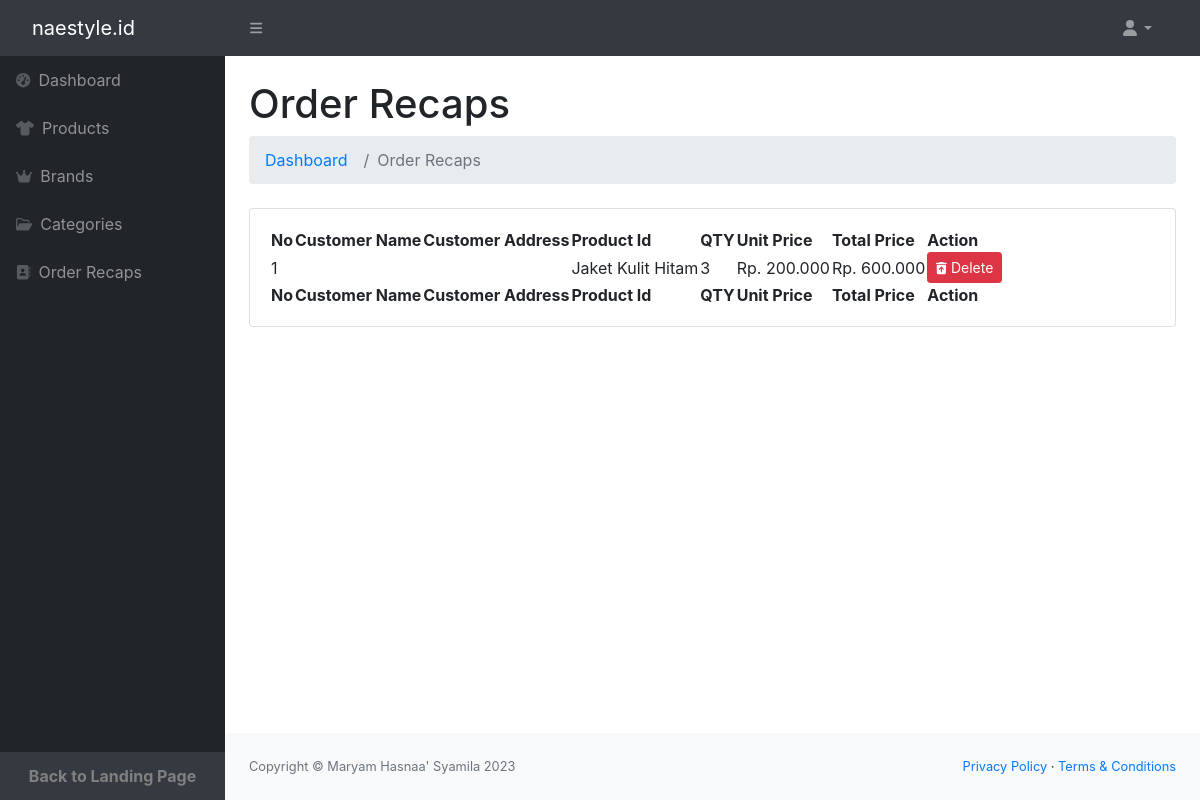
The page /naestyle_id/admin_backend/pesanan.php on the database as committed earlier.
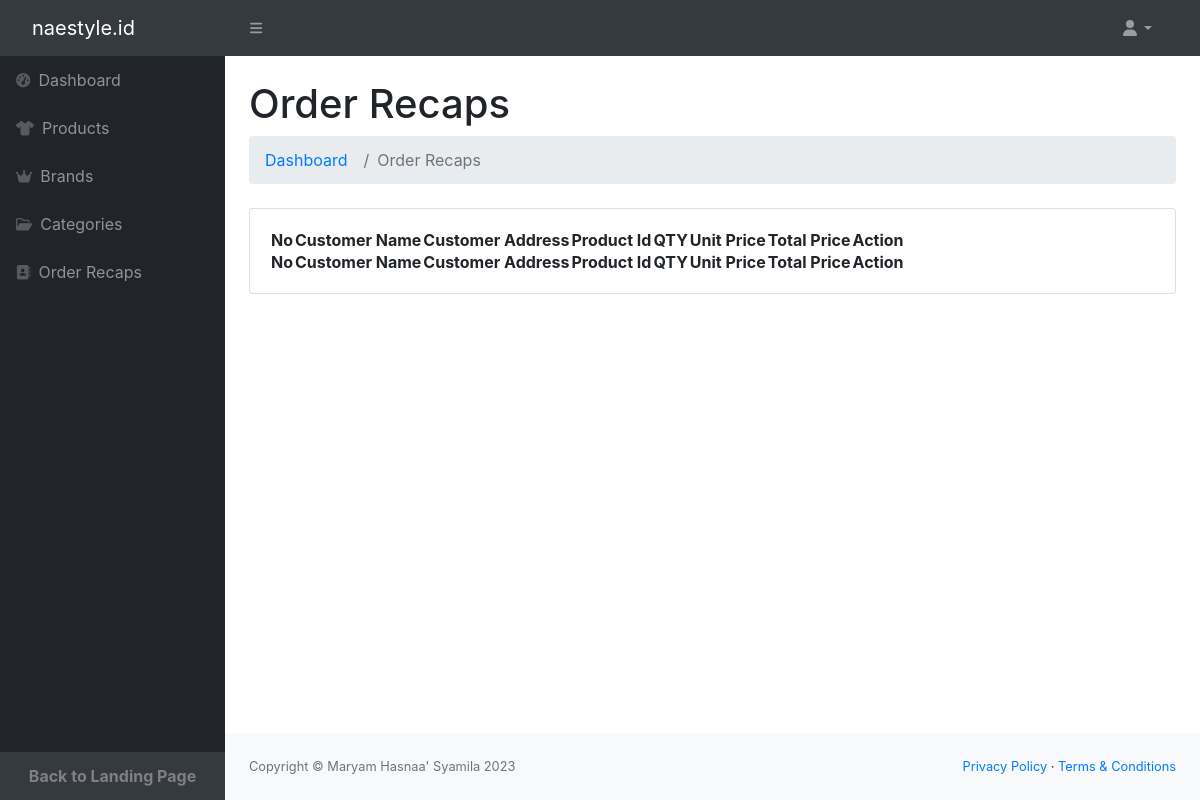
The same page on the database as committed later.
### tables this page shows
CREATE TABLE `pesanan` (
  `id` int(11) NOT NULL,
  `tanggal` date DEFAULT NULL,
  `pakaian_id` int(45) DEFAULT NULL,
  `quantity` int(11) DEFAULT NULL,
  `nama_cust` varchar(50) NOT NULL,
  `alamat` varchar(100) NOT NULL,
  `pay` varchar(50) NOT NULL
);

CREATE TABLE `pakaian` (
  `id` int(11) NOT NULL,
  `nama` varchar(45) NOT NULL,
  `ukuran` varchar(45) DEFAULT NULL,
  `warna` varchar(45) DEFAULT NULL,
  `stok` int(11) NOT NULL,
  `harga` int(32) DEFAULT NULL,
  `tipe_pakaian_id` int(45) DEFAULT NULL,
  `brand_id` int(11) NOT NULL,
  `deskripsi` text NOT NULL,
  `foto` text NOT NULL
);

### naestyle_id/admin_backend/pesanan.php (the view, shortened to what this page needs)
<?php
include_once('header.php');
include_once('navbar.php');
?>
<main>
    <div class="container-fluid px-4">
        <h1 class="mt-4">Order Recaps</h1>
        <ol class="breadcrumb mb-4">
            <li class="breadcrumb-item"><a href="index.html">Dashboard</a></li>
            <li class="breadcrumb-item active">Order Recaps</li>
        </ol>
        <div class="card mb-4">
            <div class="card-body">
                <table id="datatablesSimple">
                    <thead>
                        <tr>
                            <th>No</th>
                            <th>Customer Name</th>
                            <th>Customer Address</th>
                            <th>Product Id</th>
                            <th>QTY</th>
                            <th>Unit Price</th>
                            <th>Total Price</th>
                            <th>Action</th>
                        </tr>
                    </thead>
                    <tfoot>
                        <tr>
                            <th>No</th>
                            <th>Customer Name</th>
                            <th>Customer Address</th>
                            <th>Product Id</th>
                            <th>QTY</th>
                            <th>Unit Price</th>
                            <th>Total Price</th>
                            <th>Action</th>
                        </tr>
                    </tfoot>
                    <tbody>
                        <?php
                        $no = 1;
                        $sql = "SELECT pesanan.*, pakaian.nama, pakaian.harga FROM pesanan INNER JOIN pakaian ON pakaian.id = pesanan.pakaian_id";
                        $st = $dbh->prepare($sql);
                        $st->execute();
                        $data = $st->fetchAll();
                        foreach ($data as $rs){
                        ?>
                        <tr>
                            <td><?= $no++ ?></td>
                            <td><?= $rs['nama_cust'] ?></td>
                            <td><?= $rs['alamat'] ?></td>
                            <td><?= $rs['nama'] ?></td>
                            <td><?= $rs['quantity'] ?></td>
                            <td>Rp. <?= number_format($rs['harga'], 0, ',', '.');?></td>
                            <td>Rp. <?= number_format($rs['harga'] * $rs['quantity'], 0, ',', '.');?></td>
                            <td>
                                <a href="?iddel=<?= $rs['id'] ?>" class="btn btn-danger btn-sm"><i class="fa-solid fa-trash-can-arrow-up fa-sm"></i> Delete</a>
                            </td>
                        </tr>
                        <?php } ?>
                    </tbody>
                </table>
            </div>
        </div>
    </div>
</main>
<?php include_once('footer.php') ?>

Rows that differ between the two databases and show on the page:
removed pesanan: pakaian.nama "Jaket Kulit Hitam", quantity "3", pakaian.harga "200.000", $rs['harga'] * $rs['quantity'] "600.000"
